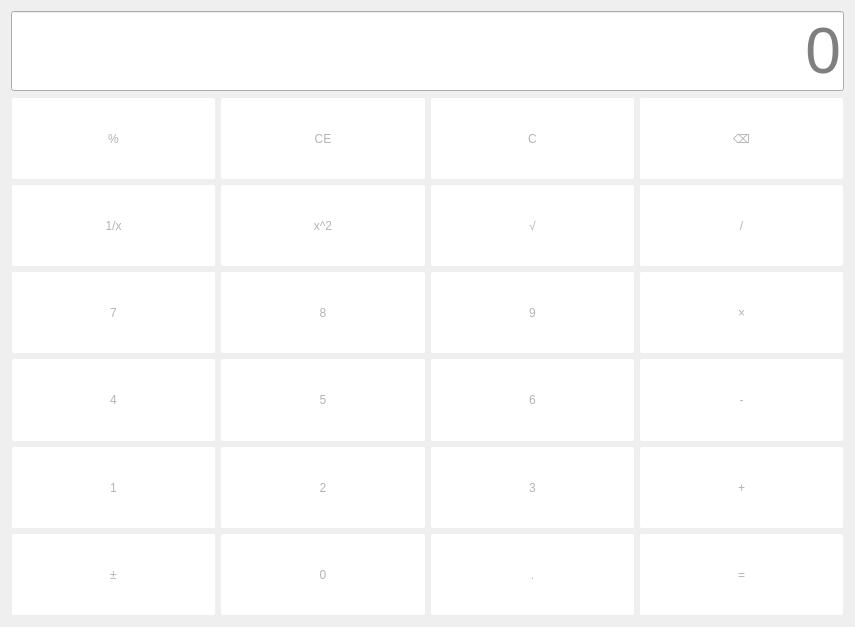
<?xml version="1.0" encoding="UTF-8"?>
<ui version="4.0">
 <class>Nomal</class>
 <widget class="QWidget" name="Nomal">
  <property name="geometry">
   <rect>
    <x>0</x>
    <y>0</y>
    <width>855</width>
    <height>627</height>
   </rect>
  </property>
  <property name="windowTitle">
   <string>Nomal</string>
  </property>
  <property name="styleSheet">
   <string notr="true">QPushButton{
	color: rgb(180, 180, 180);
	background-color: rgb(255, 255, 255);
	border-radius:2px;
	font: 18pt &quot;Arial&quot;
}

QPushButton:hover{
	color:rgb(102, 102, 102);
	background-color: rgb(192, 192, 192);
}

QPushButton:pressed{
	background-color: rgb(130, 130, 130);
	color:black
}

QLineEdit{
	font-size:48pt;
	color:black;
}</string>
  </property>
  <layout class="QGridLayout" name="gridLayout_3">
   <item row="0" column="0">
    <layout class="QVBoxLayout" name="verticalLayout">
     <item>
      <widget class="QLineEdit" name="display">
       <property name="alignment">
        <set>Qt::AlignRight|Qt::AlignTrailing|Qt::AlignVCenter</set>
       </property>
       <property name="placeholderText">
        <string>0</string>
       </property>
      </widget>
     </item>
     <item>
      <layout class="QGridLayout" name="gridLayout">
       <property name="sizeConstraint">
        <enum>QLayout::SetMinimumSize</enum>
       </property>
       <property name="leftMargin">
        <number>1</number>
       </property>
       <property name="topMargin">
        <number>1</number>
       </property>
       <property name="rightMargin">
        <number>1</number>
       </property>
       <property name="bottomMargin">
        <number>1</number>
       </property>
       <property name="spacing">
        <number>6</number>
       </property>
       <item row="3" column="1">
        <widget class="QPushButton" name="btnNum8">
         <property name="sizePolicy">
          <sizepolicy hsizetype="Minimum" vsizetype="Minimum">
           <horstretch>0</horstretch>
           <verstretch>0</verstretch>
          </sizepolicy>
         </property>
         <property name="text">
          <string>8</string>
         </property>
        </widget>
       </item>
       <item row="5" column="3">
        <widget class="QPushButton" name="btnAdd">
         <property name="sizePolicy">
          <sizepolicy hsizetype="Minimum" vsizetype="Minimum">
           <horstretch>0</horstretch>
           <verstretch>0</verstretch>
          </sizepolicy>
         </property>
         <property name="text">
          <string>+</string>
         </property>
        </widget>
       </item>
       <item row="2" column="2">
        <widget class="QPushButton" name="btnSqrt">
         <property name="sizePolicy">
          <sizepolicy hsizetype="Minimum" vsizetype="Minimum">
           <horstretch>0</horstretch>
           <verstretch>0</verstretch>
          </sizepolicy>
         </property>
         <property name="text">
          <string>√</string>
         </property>
        </widget>
       </item>
       <item row="3" column="0">
        <widget class="QPushButton" name="btnNum7">
         <property name="sizePolicy">
          <sizepolicy hsizetype="Minimum" vsizetype="Minimum">
           <horstretch>0</horstretch>
           <verstretch>0</verstretch>
          </sizepolicy>
         </property>
         <property name="text">
          <string>7</string>
         </property>
        </widget>
       </item>
       <item row="3" column="2">
        <widget class="QPushButton" name="btnNum9">
         <property name="sizePolicy">
          <sizepolicy hsizetype="Minimum" vsizetype="Minimum">
           <horstretch>0</horstretch>
           <verstretch>0</verstretch>
          </sizepolicy>
         </property>
         <property name="text">
          <string>9</string>
         </property>
        </widget>
       </item>
       <item row="2" column="0">
        <widget class="QPushButton" name="btnInverse">
         <property name="sizePolicy">
          <sizepolicy hsizetype="Minimum" vsizetype="Minimum">
           <horstretch>0</horstretch>
           <verstretch>0</verstretch>
          </sizepolicy>
         </property>
         <property name="text">
          <string>1/x</string>
         </property>
        </widget>
       </item>
       <item row="5" column="0">
        <widget class="QPushButton" name="btnNum1">
         <property name="sizePolicy">
          <sizepolicy hsizetype="Minimum" vsizetype="Minimum">
           <horstretch>0</horstretch>
           <verstretch>0</verstretch>
          </sizepolicy>
         </property>
         <property name="text">
          <string>1</string>
         </property>
        </widget>
       </item>
       <item row="3" column="3">
        <widget class="QPushButton" name="btnMultiple">
         <property name="sizePolicy">
          <sizepolicy hsizetype="Minimum" vsizetype="Minimum">
           <horstretch>0</horstretch>
           <verstretch>0</verstretch>
          </sizepolicy>
         </property>
         <property name="text">
          <string>×</string>
         </property>
        </widget>
       </item>
       <item row="1" column="0">
        <widget class="QPushButton" name="btnPercentage">
         <property name="sizePolicy">
          <sizepolicy hsizetype="Minimum" vsizetype="Minimum">
           <horstretch>0</horstretch>
           <verstretch>0</verstretch>
          </sizepolicy>
         </property>
         <property name="text">
          <string>%</string>
         </property>
        </widget>
       </item>
       <item row="2" column="3">
        <widget class="QPushButton" name="btnDivide">
         <property name="sizePolicy">
          <sizepolicy hsizetype="Minimum" vsizetype="Minimum">
           <horstretch>0</horstretch>
           <verstretch>0</verstretch>
          </sizepolicy>
         </property>
         <property name="text">
          <string>/</string>
         </property>
        </widget>
       </item>
       <item row="1" column="2">
        <widget class="QPushButton" name="btnC">
         <property name="sizePolicy">
          <sizepolicy hsizetype="Minimum" vsizetype="Minimum">
           <horstretch>0</horstretch>
           <verstretch>0</verstretch>
          </sizepolicy>
         </property>
         <property name="text">
          <string>C</string>
         </property>
        </widget>
       </item>
       <item row="4" column="1">
        <widget class="QPushButton" name="btnNum5">
         <property name="sizePolicy">
          <sizepolicy hsizetype="Minimum" vsizetype="Minimum">
           <horstretch>0</horstretch>
           <verstretch>0</verstretch>
          </sizepolicy>
         </property>
         <property name="styleSheet">
          <string notr="true"/>
         </property>
         <property name="text">
          <string>5</string>
         </property>
        </widget>
       </item>
       <item row="6" column="2">
        <widget class="QPushButton" name="btnPoint">
         <property name="sizePolicy">
          <sizepolicy hsizetype="Minimum" vsizetype="Minimum">
           <horstretch>0</horstretch>
           <verstretch>0</verstretch>
          </sizepolicy>
         </property>
         <property name="text">
          <string>.</string>
         </property>
        </widget>
       </item>
       <item row="6" column="3">
        <widget class="QPushButton" name="btnEqual">
         <property name="sizePolicy">
          <sizepolicy hsizetype="Minimum" vsizetype="Minimum">
           <horstretch>0</horstretch>
           <verstretch>0</verstretch>
          </sizepolicy>
         </property>
         <property name="text">
          <string>=</string>
         </property>
        </widget>
       </item>
       <item row="4" column="0">
        <widget class="QPushButton" name="btnNum4">
         <property name="sizePolicy">
          <sizepolicy hsizetype="Minimum" vsizetype="Minimum">
           <horstretch>0</horstretch>
           <verstretch>0</verstretch>
          </sizepolicy>
         </property>
         <property name="text">
          <string>4</string>
         </property>
        </widget>
       </item>
       <item row="1" column="3">
        <widget class="QPushButton" name="btnDelete">
         <property name="sizePolicy">
          <sizepolicy hsizetype="Minimum" vsizetype="Minimum">
           <horstretch>0</horstretch>
           <verstretch>0</verstretch>
          </sizepolicy>
         </property>
         <property name="text">
          <string>⌫</string>
         </property>
        </widget>
       </item>
       <item row="5" column="1">
        <widget class="QPushButton" name="btnNum2">
         <property name="sizePolicy">
          <sizepolicy hsizetype="Minimum" vsizetype="Minimum">
           <horstretch>0</horstretch>
           <verstretch>0</verstretch>
          </sizepolicy>
         </property>
         <property name="text">
          <string>2</string>
         </property>
        </widget>
       </item>
       <item row="1" column="1">
        <widget class="QPushButton" name="btnCE">
         <property name="sizePolicy">
          <sizepolicy hsizetype="Minimum" vsizetype="Minimum">
           <horstretch>0</horstretch>
           <verstretch>0</verstretch>
          </sizepolicy>
         </property>
         <property name="text">
          <string>CE</string>
         </property>
        </widget>
       </item>
       <item row="4" column="2">
        <widget class="QPushButton" name="btnNum6">
         <property name="sizePolicy">
          <sizepolicy hsizetype="Minimum" vsizetype="Minimum">
           <horstretch>0</horstretch>
           <verstretch>0</verstretch>
          </sizepolicy>
         </property>
         <property name="text">
          <string>6</string>
         </property>
        </widget>
       </item>
       <item row="6" column="0">
        <widget class="QPushButton" name="btnPlus">
         <property name="sizePolicy">
          <sizepolicy hsizetype="Minimum" vsizetype="Minimum">
           <horstretch>0</horstretch>
           <verstretch>0</verstretch>
          </sizepolicy>
         </property>
         <property name="text">
          <string>±</string>
         </property>
        </widget>
       </item>
       <item row="4" column="3">
        <widget class="QPushButton" name="btnSubtract">
         <property name="sizePolicy">
          <sizepolicy hsizetype="Minimum" vsizetype="Minimum">
           <horstretch>0</horstretch>
           <verstretch>0</verstretch>
          </sizepolicy>
         </property>
         <property name="text">
          <string>-</string>
         </property>
        </widget>
       </item>
       <item row="2" column="1">
        <widget class="QPushButton" name="btnSquare">
         <property name="sizePolicy">
          <sizepolicy hsizetype="Minimum" vsizetype="Minimum">
           <horstretch>0</horstretch>
           <verstretch>0</verstretch>
          </sizepolicy>
         </property>
         <property name="text">
          <string>x^2</string>
         </property>
        </widget>
       </item>
       <item row="6" column="1">
        <widget class="QPushButton" name="btnNum0">
         <property name="sizePolicy">
          <sizepolicy hsizetype="Minimum" vsizetype="Minimum">
           <horstretch>0</horstretch>
           <verstretch>0</verstretch>
          </sizepolicy>
         </property>
         <property name="text">
          <string>0</string>
         </property>
        </widget>
       </item>
       <item row="5" column="2">
        <widget class="QPushButton" name="btnNum3">
         <property name="sizePolicy">
          <sizepolicy hsizetype="Minimum" vsizetype="Minimum">
           <horstretch>0</horstretch>
           <verstretch>0</verstretch>
          </sizepolicy>
         </property>
         <property name="text">
          <string>3</string>
         </property>
        </widget>
       </item>
      </layout>
     </item>
    </layout>
   </item>
  </layout>
 </widget>
 <resources/>
 <connections/>
</ui>
